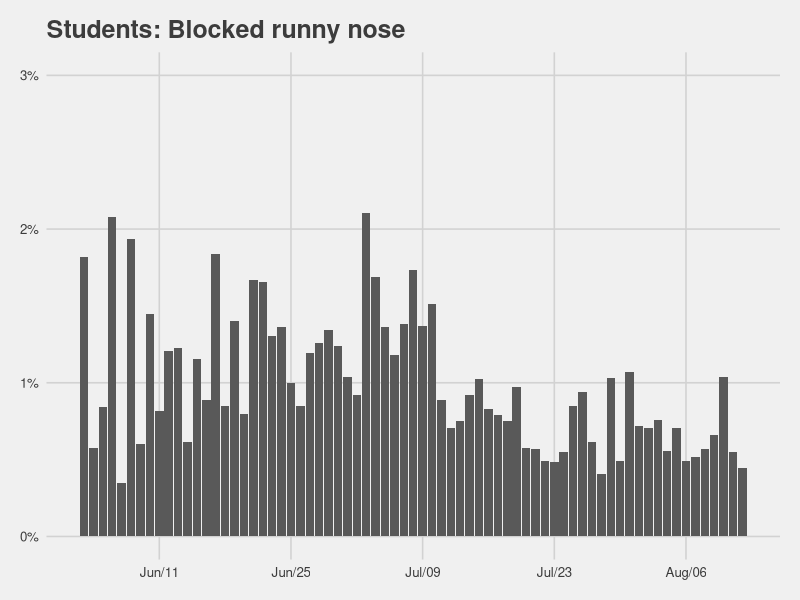
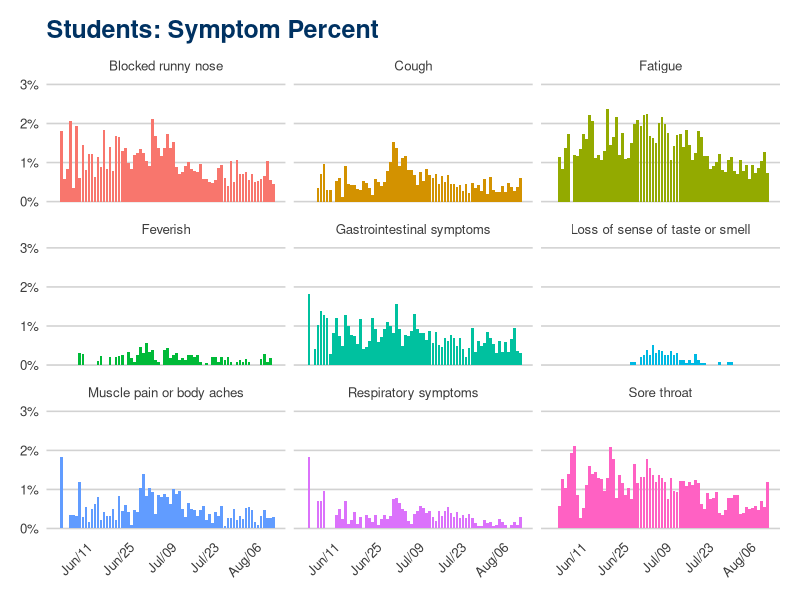

These figures' R source, in order:
## ---- chunk 1
library(tidyverse)
library(lubridate)
library(ggthemes)

df_covid <- read_csv("data/daily_symptoms.csv") %>% mutate(ts_daily = mdy(ts_daily))
## ---- chunk 2
symp_1 <- df_covid %>%
  mutate(Blocked_runny_nose = ifelse(Blocked_runny_nose < 0, NA, Blocked_runny_nose)) %>%
  # filter out NAs to remove from denominator
  filter(!is.na( Blocked_runny_nose ) ) %>%
  # keep only time and symptom of interest
  select(ts_daily, Blocked_runny_nose) %>%
  # group by date to get proportions
  group_by(ts_daily) %>%
  summarize(num = sum(Blocked_runny_nose),
            total = n(),
            prop = num / total) 

ggplot( symp_1, aes(x = ts_daily, y = prop) ) +
  # creating bars
  geom_col() +
  # change x axis to show month/day, separated by 14 days
  scale_x_date( date_labels = "%b/%d", date_breaks = "14 day" ) +
  # change y axis into percent and limit between 0, 0.03
  scale_y_continuous( limits = c(0, 0.03), labels = scales::percent ) +
  # remove x and y titles, and add overall title
  labs(x = element_blank(),
       y = element_blank(),
       title = "Students: Blocked runny nose") +
  # take advantage of available themes!
  theme_fivethirtyeight()
## ---- chunk 3
symptoms_covid <- function ( data, var ) {
  # create string of variable to later to create column marker
  var.name <- gsub( "_", " ", as.character(substitute( var ) ))
  data %>%
    mutate( var = ifelse( {{ var }} < 0, NA, {{ var }} )) %>%
    # filter out NAs to remove from denominator
    filter( !is.na( var ) ) %>%
    # pair down to variables of interest
    select( ts_daily, var ) %>%
    # group by time
    group_by( ts_daily ) %>%
    summarize( num = sum( var ),         # numerator
               total = n(),              # get total
               prop = num / total ) %>%  # calculate
    # add variable column marker
    mutate(var.name = var.name)
}

temp_a <- symptoms_covid(df_covid, Blocked_runny_nose)
temp_b <- symptoms_covid(df_covid, Cough)
temp_c <- symptoms_covid(df_covid, Fatigue)
temp_d <- symptoms_covid(df_covid, Feverish)
temp_e <- symptoms_covid(df_covid, Gastrointestinal_symptoms)
temp_f <- symptoms_covid(df_covid, Loss_of_sense_of_taste_or_smell)
temp_g <- symptoms_covid(df_covid, Muscle_pain_or_body_aches)
temp_h <- symptoms_covid(df_covid, Respiratory_symptoms)
temp_i <- symptoms_covid(df_covid, Sore_throat)

symp_plot <- dplyr::bind_rows( temp_a, temp_b, temp_c, temp_d, temp_e,
                               temp_f, temp_g, temp_h, temp_i )

ggplot(symp_plot, aes(x = ts_daily, y = prop, fill = var.name)) +
  geom_col() +
  # geom_point() +
  # geom_line(linetype = "dashed", alpha = 0.7, size = 1) +
  facet_wrap(~ var.name) +
  scale_x_date(date_labels = "%b/%d", date_breaks = "14 day") +
  scale_y_continuous(limits = c(0, 0.03), labels = scales::percent) +
  labs(x = element_blank(), 
       y = element_blank(), 
       title = "Students: Symptom Percent",
       color = element_blank()) +
  theme_fivethirtyeight() +
  theme(plot.title = element_text(color = "#003262"),
        plot.subtitle = element_text(color = "#FDB515"),
        panel.grid.major.x = element_blank(),
        plot.background = element_rect(fill = "white", colour = "white"),
        panel.background = element_rect(fill = "white", color = "white"),
        strip.background = element_rect(colour = "white", fill = "white"),
        legend.position = "none",
        axis.text.x = element_text(angle= 45, hjust = 1),
        axis.text.y = element_text()) +
  guides(colour = guide_legend(nrow = 3)) 
